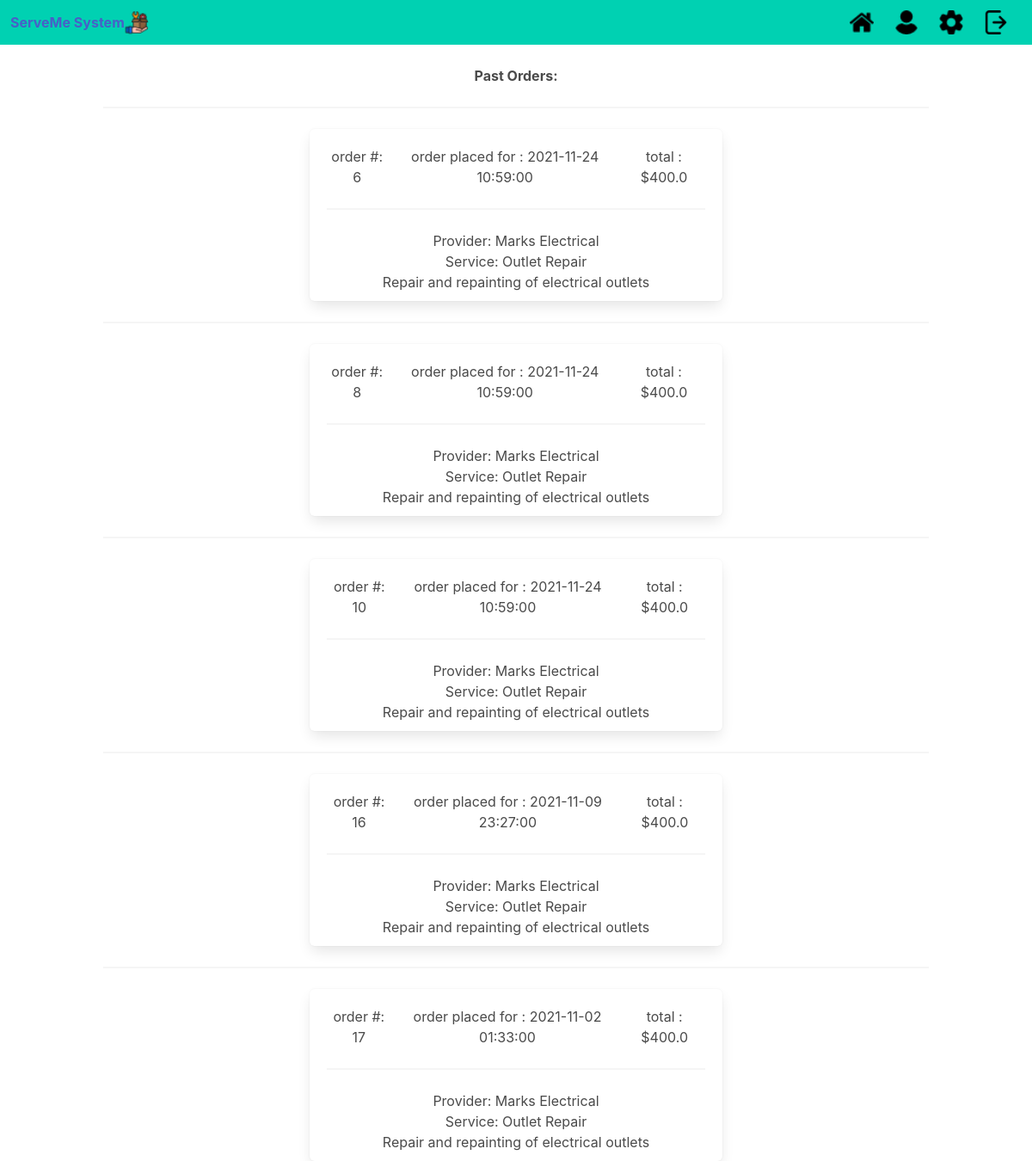
The app's page /past_orders (signed in) with its own data.
### serveme/models.py (models this page shows, shortened)
class Provider (db.Model):
    provider_id     = db.Column(db.Integer, primary_key=True)
    provider_name   = db.Column(db.String(50), nullable=False)
    rating_avg      = db.Column(db.Float)
    phone_number    = db.Column(db.String(10), nullable=False)
    address         = db.Column(db.String(25), nullable=False)
    email           = db.Column(db.String(20), nullable=False)
    ssn             = db.Column(db.String(9), nullable=False)
    services        = db.relationship('Service', backref='service_provider', lazy=True)

class Order (db.Model):
    order_id        = db.Column(db.Integer, primary_key=True)
    provider_id     = db.Column(db.Integer, nullable=False)
    service_id      = db.Column(db.Integer, nullable=False)
    userID          = db.Column(db.Integer, db.ForeignKey('user.userID'), nullable=False)
    cost            = db.Column(db.Float(precision=2), nullable=False)
    review_id       = db.Column(db.Integer)
    description     = db.Column(db.String(255))
    date            = db.Column(db.DateTime())
    status          = db.Column(db.String(255))

class Service (db.Model):
    __searchable__  = ['description']
    provider_id     = db.Column(db.Integer, db.ForeignKey('provider.provider_id'), nullable=False)
    service_id      = db.Column(db.Integer, nullable=False, primary_key=True)
    rating_avg      = db.Column(db.Float(precision=2), nullable=False)
    service_name    = db.Column(db.String(20), nullable=False)
    cost            = db.Column(db.Float(precision=2), nullable=False)
    description     = db.Column(db.String(255), nullable=False)
    category        = db.Column(db.String(20), nullable=False)

### serveme/main.py (the view)
@main.route('/past_orders')
def past_orders():
    currentDate = datetime.now()
    orders = Order.query.filter(Order.status=="Completed", Order.userID==current_user.userID).all()
    services = Service.query.all()
    providers = Provider.query.all()
    return render_template('past_orders.html', orders=orders, services=services, providers=providers)

### serveme/__init__.py (called while the page is built)
def create_app():
    app = Flask(__name__)
    app.config['SECRET_KEY'] = 'secret-key-goes-here'
    app.config['SQLALCHEMY_TRACK_MODIFICATIONS'] = True
    app.config['SQLALCHEMY_DATABASE_URI'] = 'sqlite:///serveme.db'
    app.config['DEBUG'] = True
    search2.init_app(app)
    db.init_app(app)
    login_manager = LoginManager()
    login_manager.login_view = 'auth.login'
    login_manager.init_app(app)
    from .models import User
    @login_manager.user_loader
    def load_user(user_id):
        return User.query.get(str(user_id))
    from .auth import auth as auth_blueprint
    app.register_blueprint(auth_blueprint)
    from .main import main as main_blueprint
    app.register_blueprint(main_blueprint)
    from .search import search as search_blueprint
    app.register_blueprint(search_blueprint)
    return app

### serveme/templates/past_orders.html
{% extends "base.html" %}
{% block content %}
<h1>
<br>
 <b>Past Orders: </b>
  <br>
   {%for service in services%}
    {%for order in orders%}
     {%for provider in providers%}
      {%if order.provider_id==service.provider_id and order.service_id==service.service_id and service.provider_id == provider.provider_id%}
      <hr>
    <div class="box" style="height:200px; margin:auto; width:50%">
      <div style="display:flex; flex-direction: horizontal; justify-content: space-around;">
        <div>order #: {{order.order_id}}</div>
        <div>order placed for : {{order.date}}</div>
        <div>total : ${{order.cost}}</div>
      </div>
      <hr>
        <div style="display: flex; flex-direction: horizontal; justify-content: center; ">
          <div>
            Provider:
            {{provider.provider_name}}
	    <br>
            Service:
            {{service.service_name}}
            <br>
            {{service.description}}
          </div>
        </div>
    </div>
        {%endif%}
       {%endfor%}
      {%endfor%}
    {%endfor%}
</h1>
{% endblock %}

### records on screen
Service: service_name "Outlet Repair", description "Repair and repainting of electrical outlets"
Order: order_id "6", date "2021-11-24 10:59:00", cost "400.0"
Provider: provider_name "Marks Electrical"
Order: order_id "8", date "2021-11-24 10:59:00", cost "400.0"
Order: order_id "10", date "2021-11-24 10:59:00", cost "400.0"
Order: order_id "16", date "2021-11-09 23:27:00", cost "400.0"
Order: order_id "17", date "2021-11-02 01:33:00", cost "400.0"
